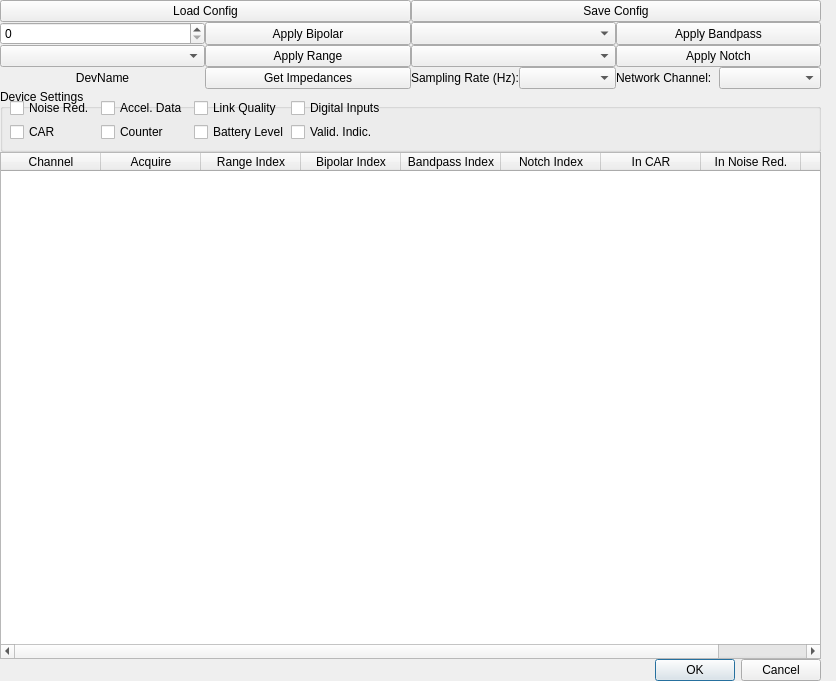
<?xml version="1.0" encoding="UTF-8"?>
<ui version="4.0">
 <class>NautilusDlg</class>
 <widget class="QDialog" name="NautilusDlg">
  <property name="windowModality">
   <enum>Qt::ApplicationModal</enum>
  </property>
  <property name="geometry">
   <rect>
    <x>0</x>
    <y>0</y>
    <width>836</width>
    <height>681</height>
   </rect>
  </property>
  <property name="windowTitle">
   <string>Configure g.Nautilus</string>
  </property>
  <widget class="QWidget" name="verticalLayoutWidget">
   <property name="geometry">
    <rect>
     <x>0</x>
     <y>0</y>
     <width>821</width>
     <height>681</height>
    </rect>
   </property>
   <layout class="QVBoxLayout" name="verticalLayout" stretch="0,0,1">
    <property name="spacing">
     <number>0</number>
    </property>
    <item>
     <layout class="QGridLayout" name="config_layout">
      <item row="0" column="0" colspan="2">
       <widget class="QPushButton" name="loadCfgButton">
        <property name="sizePolicy">
         <sizepolicy hsizetype="Minimum" vsizetype="Minimum">
          <horstretch>0</horstretch>
          <verstretch>0</verstretch>
         </sizepolicy>
        </property>
        <property name="text">
         <string>Load Config</string>
        </property>
       </widget>
      </item>
      <item row="0" column="2" colspan="2">
       <widget class="QPushButton" name="saveCfgButton">
        <property name="sizePolicy">
         <sizepolicy hsizetype="Minimum" vsizetype="Minimum">
          <horstretch>0</horstretch>
          <verstretch>0</verstretch>
         </sizepolicy>
        </property>
        <property name="text">
         <string>Save Config</string>
        </property>
       </widget>
      </item>
      <item row="1" column="0">
       <widget class="QSpinBox" name="bipolar_spinBox">
        <property name="sizePolicy">
         <sizepolicy hsizetype="Minimum" vsizetype="Minimum">
          <horstretch>0</horstretch>
          <verstretch>0</verstretch>
         </sizepolicy>
        </property>
       </widget>
      </item>
      <item row="1" column="1">
       <widget class="QPushButton" name="bipolar_pushButton">
        <property name="sizePolicy">
         <sizepolicy hsizetype="Minimum" vsizetype="Minimum">
          <horstretch>0</horstretch>
          <verstretch>0</verstretch>
         </sizepolicy>
        </property>
        <property name="text">
         <string>Apply Bipolar</string>
        </property>
       </widget>
      </item>
      <item row="1" column="2">
       <widget class="QComboBox" name="bandpass_comboBox">
        <property name="sizePolicy">
         <sizepolicy hsizetype="Preferred" vsizetype="Minimum">
          <horstretch>0</horstretch>
          <verstretch>0</verstretch>
         </sizepolicy>
        </property>
       </widget>
      </item>
      <item row="1" column="3">
       <widget class="QPushButton" name="bandpass_pushButton">
        <property name="sizePolicy">
         <sizepolicy hsizetype="Minimum" vsizetype="Minimum">
          <horstretch>0</horstretch>
          <verstretch>0</verstretch>
         </sizepolicy>
        </property>
        <property name="text">
         <string>Apply Bandpass</string>
        </property>
       </widget>
      </item>
      <item row="2" column="0">
       <widget class="QComboBox" name="inputrange_comboBox">
        <property name="sizePolicy">
         <sizepolicy hsizetype="Preferred" vsizetype="Minimum">
          <horstretch>0</horstretch>
          <verstretch>0</verstretch>
         </sizepolicy>
        </property>
       </widget>
      </item>
      <item row="2" column="1">
       <widget class="QPushButton" name="inputrange_pushButton">
        <property name="sizePolicy">
         <sizepolicy hsizetype="Minimum" vsizetype="Minimum">
          <horstretch>0</horstretch>
          <verstretch>0</verstretch>
         </sizepolicy>
        </property>
        <property name="text">
         <string>Apply Range</string>
        </property>
       </widget>
      </item>
      <item row="2" column="2">
       <widget class="QComboBox" name="notch_comboBox">
        <property name="sizePolicy">
         <sizepolicy hsizetype="Preferred" vsizetype="Minimum">
          <horstretch>0</horstretch>
          <verstretch>0</verstretch>
         </sizepolicy>
        </property>
       </widget>
      </item>
      <item row="2" column="3">
       <widget class="QPushButton" name="notch_pushButton">
        <property name="sizePolicy">
         <sizepolicy hsizetype="Minimum" vsizetype="Minimum">
          <horstretch>0</horstretch>
          <verstretch>0</verstretch>
         </sizepolicy>
        </property>
        <property name="text">
         <string>Apply Notch</string>
        </property>
       </widget>
      </item>
     </layout>
    </item>
    <item>
     <layout class="QGridLayout" name="device_layout" rowstretch="1,1,8">
      <item row="0" column="0">
       <widget class="QLabel" name="dev_label">
        <property name="text">
         <string>DevName</string>
        </property>
        <property name="alignment">
         <set>Qt::AlignCenter</set>
        </property>
       </widget>
      </item>
      <item row="0" column="1">
       <widget class="QPushButton" name="impedance_pushButton">
        <property name="text">
         <string>Get Impedances</string>
        </property>
       </widget>
      </item>
      <item row="0" column="2">
       <layout class="QHBoxLayout" name="samplerate_layout">
        <item>
         <widget class="QLabel" name="samplerate_label">
          <property name="text">
           <string>Sampling Rate (Hz):</string>
          </property>
         </widget>
        </item>
        <item>
         <widget class="QComboBox" name="samplerate_comboBox"/>
        </item>
       </layout>
      </item>
      <item row="0" column="3">
       <layout class="QHBoxLayout" name="networkchan_layout">
        <item>
         <widget class="QLabel" name="networkchan_label">
          <property name="text">
           <string>Network Channel:</string>
          </property>
         </widget>
        </item>
        <item>
         <widget class="QComboBox" name="networkchan_comboBox"/>
        </item>
       </layout>
      </item>
      <item row="1" column="0" colspan="4">
       <widget class="QGroupBox" name="devCfgGrpBox">
        <property name="enabled">
         <bool>true</bool>
        </property>
        <property name="sizePolicy">
         <sizepolicy hsizetype="Expanding" vsizetype="Minimum">
          <horstretch>0</horstretch>
          <verstretch>0</verstretch>
         </sizepolicy>
        </property>
        <property name="minimumSize">
         <size>
          <width>0</width>
          <height>0</height>
         </size>
        </property>
        <property name="title">
         <string>Device Settings</string>
        </property>
        <widget class="QWidget" name="layoutWidget">
         <property name="geometry">
          <rect>
           <x>10</x>
           <y>10</y>
           <width>371</width>
           <height>42</height>
          </rect>
         </property>
         <layout class="QGridLayout" name="cb_gridLayout">
          <item row="0" column="0">
           <widget class="QCheckBox" name="noiseCheckBox">
            <property name="text">
             <string>Noise Red.</string>
            </property>
           </widget>
          </item>
          <item row="1" column="0">
           <widget class="QCheckBox" name="CARCheckBox">
            <property name="text">
             <string>CAR</string>
            </property>
           </widget>
          </item>
          <item row="0" column="1">
           <widget class="QCheckBox" name="accelCheckBox">
            <property name="text">
             <string>Accel. Data</string>
            </property>
           </widget>
          </item>
          <item row="1" column="1">
           <widget class="QCheckBox" name="counterCheckBox">
            <property name="text">
             <string>Counter</string>
            </property>
           </widget>
          </item>
          <item row="1" column="2">
           <widget class="QCheckBox" name="batteryCheckBox">
            <property name="text">
             <string>Battery Level</string>
            </property>
           </widget>
          </item>
          <item row="0" column="3">
           <widget class="QCheckBox" name="digitalCheckBox">
            <property name="text">
             <string>Digital Inputs</string>
            </property>
           </widget>
          </item>
          <item row="1" column="3">
           <widget class="QCheckBox" name="validationCheckBox">
            <property name="text">
             <string>Valid. Indic.</string>
            </property>
           </widget>
          </item>
          <item row="0" column="2">
           <widget class="QCheckBox" name="linkCheckBox">
            <property name="text">
             <string>Link Quality</string>
            </property>
           </widget>
          </item>
         </layout>
        </widget>
       </widget>
      </item>
      <item row="2" column="0" colspan="4">
       <widget class="QTableWidget" name="channels_tableWidget">
        <property name="sizePolicy">
         <sizepolicy hsizetype="Minimum" vsizetype="Minimum">
          <horstretch>0</horstretch>
          <verstretch>0</verstretch>
         </sizepolicy>
        </property>
        <attribute name="horizontalHeaderMinimumSectionSize">
         <number>34</number>
        </attribute>
        <attribute name="verticalHeaderVisible">
         <bool>true</bool>
        </attribute>
        <attribute name="verticalHeaderDefaultSectionSize">
         <number>25</number>
        </attribute>
        <attribute name="verticalHeaderMinimumSectionSize">
         <number>15</number>
        </attribute>
        <column>
         <property name="text">
          <string>Channel</string>
         </property>
        </column>
        <column>
         <property name="text">
          <string>Acquire</string>
         </property>
        </column>
        <column>
         <property name="text">
          <string>Range Index</string>
         </property>
        </column>
        <column>
         <property name="text">
          <string>Bipolar Index</string>
         </property>
        </column>
        <column>
         <property name="text">
          <string>Bandpass Index</string>
         </property>
        </column>
        <column>
         <property name="text">
          <string>Notch Index</string>
         </property>
        </column>
        <column>
         <property name="text">
          <string>In CAR</string>
         </property>
        </column>
        <column>
         <property name="text">
          <string>In Noise Red.</string>
         </property>
        </column>
        <column>
         <property name="text">
          <string>Impedance</string>
         </property>
        </column>
       </widget>
      </item>
     </layout>
    </item>
    <item>
     <widget class="QDialogButtonBox" name="buttonBox">
      <property name="orientation">
       <enum>Qt::Horizontal</enum>
      </property>
      <property name="standardButtons">
       <set>QDialogButtonBox::Cancel|QDialogButtonBox::Ok</set>
      </property>
     </widget>
    </item>
   </layout>
  </widget>
 </widget>
 <resources/>
 <connections>
  <connection>
   <sender>buttonBox</sender>
   <signal>accepted()</signal>
   <receiver>NautilusDlg</receiver>
   <slot>accept()</slot>
   <hints>
    <hint type="sourcelabel">
     <x>248</x>
     <y>254</y>
    </hint>
    <hint type="destinationlabel">
     <x>157</x>
     <y>274</y>
    </hint>
   </hints>
  </connection>
  <connection>
   <sender>buttonBox</sender>
   <signal>rejected()</signal>
   <receiver>NautilusDlg</receiver>
   <slot>reject()</slot>
   <hints>
    <hint type="sourcelabel">
     <x>316</x>
     <y>260</y>
    </hint>
    <hint type="destinationlabel">
     <x>286</x>
     <y>274</y>
    </hint>
   </hints>
  </connection>
 </connections>
</ui>
